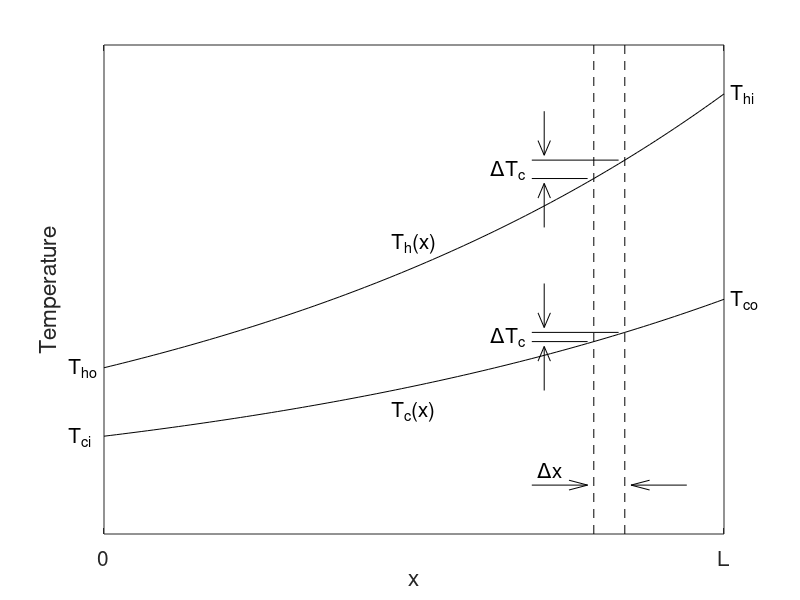
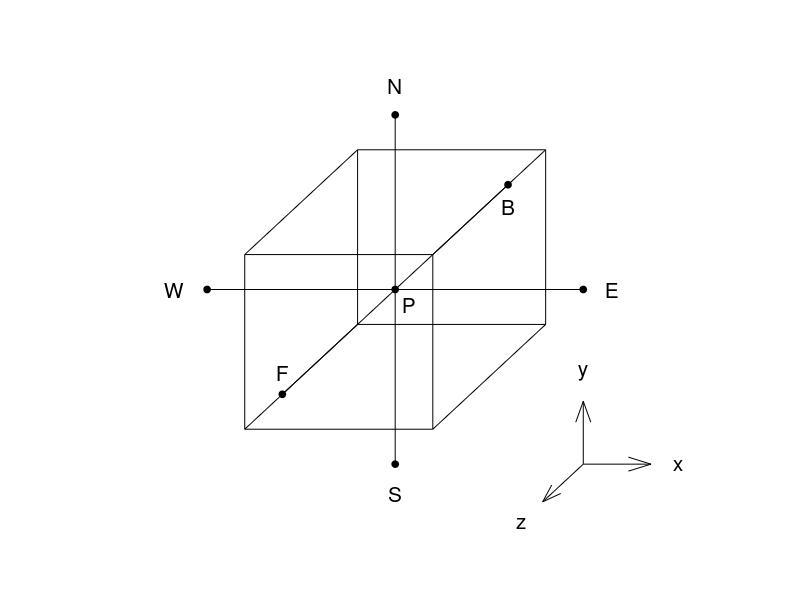

The MATLAB script that drew these images, in order:
close all
clear all
clc

%Temperature distributions
x = linspace(0,1,101);
T_ci = 0.2;
C_c = 1;
T_hi = 0.9;
C_h = 0.5;
epsilon = 0.8;

if C_c <= C_h
  T_co = T_ci + epsilon*(T_hi - T_ci);
  T_ho = T_hi - (C_c/C_h)*(T_co - T_ci);
else
  T_ho = T_hi - epsilon*(T_hi - T_ci);
  T_co = T_ci + (C_h/C_c)*(T_hi - T_ho);
endif
DT_A = T_ho - T_ci;
DT_B = T_hi - T_co;

T_c(1,:) = T_ci + (T_co - T_ci)*DT_A*((DT_B/DT_A).^x(:) - 1)/(DT_B - DT_A);
T_h(1,:) = T_ho + (T_hi - T_ho)*DT_A*((DT_B/DT_A).^x(:) - 1)/(DT_B - DT_A);



figure
plot(x,T_c,'k')
hold on
plot(x,T_h,'k')
axis([0 1 0 1])
set(gca,'XTick',[0 1])
xl = {'0' 'L'};
set(gca,'XTickLabel',xl)
set(gca,'YTick',[])
xlabel('x')
hy = ylabel('Temperature');
set(hy,'Position',[-0.07 0.5])
text(-0.058,T_ci,'T_{ci}','FontSize',15)
text(-0.058,T_ho,'T_{ho}','FontSize',15)
text(1.01,T_co,'T_{co}','FontSize',15)
text(1.01,T_hi,'T_{hi}','FontSize',15)
text(0.5,T_c((length(x)+1)/2)-0.05,'T_c(x)','FontSize',15,'HorizontalAlignment','Center')
text(0.5,T_h((length(x)+1)/2)+0.05,'T_h(x)','FontSize',15,'HorizontalAlignment','Center')
line([x(80) x(80)],[0 1],'linestyle','--','color','k')
line([x(85) x(85)],[0 1],'linestyle','--','color','k')
line([x(70) x(79)],[T_c(80) T_c(80)],'color','k')
line([x(70) x(84)],[T_c(85) T_c(85)],'color','k')
quiver(x(72),T_c(80)-0.1,0,0.1,'color','k')
quiver(x(72),T_c(85)+0.1,0,-0.1,'color','k')
text(x(69),(T_c(80)+T_c(85))/2,'\DeltaT_c','FontSize',15,'HorizontalAlignment','Right')
line([x(70) x(79)],[T_h(80) T_h(80)],'color','k')
line([x(70) x(84)],[T_h(85) T_h(85)],'color','k')
quiver(x(72),T_h(80)-0.1,0,0.1,'color','k')
quiver(x(72),T_h(85)+0.1,0,-0.1,'color','k')
text(x(69),(T_h(80)+T_h(85))/2,'\DeltaT_c','FontSize',15,'HorizontalAlignment','Right')
quiver(x(70),0.1,x(80)-x(70),0,'color','k')
quiver(x(95),0.1,x(85)-x(95),0,'color','k')
text(x(71),0.115,'\Deltax','FontSize',15,'HorizontalAlignment','Left','VerticalAlignment','Bottom')
set(gca,'FontSize',15)
figfile = ['Figures\Counterflow_Heat_Exchanger_Temperature_Distributions.png'];
print(figfile)

%Finite Volume
figure
plot(0.5,0.5,'o','MarkerSize',5,'Color','k','MarkerFaceColor','k')
line([0.3 0.55],[0.3 0.3],'linestyle','-','color','k')
line([0.3 0.3],[0.3 0.55],'linestyle','-','color','k')
line([0.3 0.55],[0.55 0.55],'linestyle','-','color','k')
line([0.55 0.55],[0.55 0.3],'linestyle','-','color','k')
line([0.45 0.7],[0.45 0.45],'linestyle','-','color','k')
line([0.45 0.45],[0.45 0.7],'linestyle','-','color','k')
line([0.45 0.7],[0.7 0.7],'linestyle','-','color','k')
line([0.7 0.7],[0.7 0.45],'linestyle','-','color','k')
line([0.3 0.45],[0.3 0.45],'linestyle','-','color','k')
line([0.3 0.45],[0.55 0.7],'linestyle','-','color','k')
line([0.55 0.7],[0.55 0.7],'linestyle','-','color','k')
line([0.55 0.7],[0.3 0.45],'linestyle','-','color','k')
line([0.35 0.65],[0.35 0.65],'linestyle','-','color','k')
line([0.25 0.75],[0.5 0.5],'linestyle','-','color','k')
line([0.5 0.5],[0.25 0.75],'linestyle','-','color','k')
hold on
plot(0.35,0.35,'o','MarkerSize',5,'Color','k','MarkerFaceColor','k')
plot(0.65,0.65,'o','MarkerSize',5,'Color','k','MarkerFaceColor','k')
plot(0.25,0.5,'o','MarkerSize',5,'Color','k','MarkerFaceColor','k')
plot(0.75,0.5,'o','MarkerSize',5,'Color','k','MarkerFaceColor','k')
plot(0.5,0.25,'o','MarkerSize',5,'Color','k','MarkerFaceColor','k')
plot(0.5,0.75,'o','MarkerSize',5,'Color','k','MarkerFaceColor','k')
text(0.51,0.49,'P','FontSize',15,'HorizontalAlignment','Left','VerticalAlignment','Top')
text(0.78,0.5,'E','FontSize',15,'HorizontalAlignment','Left')
text(0.22,0.5,'W','FontSize',15,'HorizontalAlignment','Right')
text(0.5,0.22,'S','FontSize',15,'HorizontalAlignment','Center','VerticalAlignment','Top')
text(0.5,0.78,'N','FontSize',15,'HorizontalAlignment','Center','VerticalAlignment','Bottom')
text(0.35,0.37,'F','FontSize',15,'HorizontalAlignment','Center','VerticalAlignment','Bottom')
text(0.65,0.63,'B','FontSize',15,'HorizontalAlignment','Center','VerticalAlignment','Top')
quiver(0.75,0.25,0.1,0,'color','k')
quiver(0.75,0.25,0,0.1,'color','k')
quiver(0.75,0.25,-3/50,-3/50,'color','k')
text(0.87,0.25,'x','FontSize',15,'HorizontalAlignment','left')
text(0.75,0.37,'y','FontSize',15,'HorizontalAlignment','Center','VerticalAlignment','Bottom')
text(0.75-3/50-0.015,0.25-3/50-0.015,'z','FontSize',15,'HorizontalAlignment','Right','VerticalAlignment','Top')
axis([0.2 0.85 0.15 0.85])
pbaspect([1 1 1])
axis off
print('Figures\Finite_Volume.png')